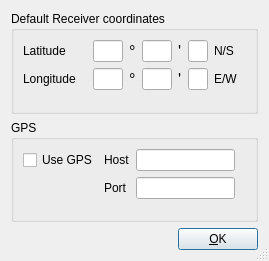
<?xml version="1.0" encoding="UTF-8"?>
<ui version="4.0">
 <class>CGeneralSettingsDlgBase</class>
 <widget class="QDialog" name="CGeneralSettingsDlgBase">
  <property name="windowModality">
   <enum>Qt::ApplicationModal</enum>
  </property>
  <property name="geometry">
   <rect>
    <x>0</x>
    <y>0</y>
    <width>269</width>
    <height>261</height>
   </rect>
  </property>
  <property name="sizePolicy">
   <sizepolicy hsizetype="Preferred" vsizetype="Preferred">
    <horstretch>0</horstretch>
    <verstretch>0</verstretch>
   </sizepolicy>
  </property>
  <property name="cursor">
   <cursorShape>ArrowCursor</cursorShape>
  </property>
  <property name="windowTitle">
   <string>General settings</string>
  </property>
  <property name="windowIcon">
   <iconset resource="res/icons.qrc">
    <normaloff>:/icons/MainIcon.svg</normaloff>:/icons/MainIcon.svg</iconset>
  </property>
  <property name="sizeGripEnabled">
   <bool>true</bool>
  </property>
  <layout class="QVBoxLayout" name="verticalLayout_3">
   <item>
    <widget class="QGroupBox" name="GroupReceiverCoord">
     <property name="sizePolicy">
      <sizepolicy hsizetype="Preferred" vsizetype="Expanding">
       <horstretch>0</horstretch>
       <verstretch>0</verstretch>
      </sizepolicy>
     </property>
     <property name="minimumSize">
      <size>
       <width>0</width>
       <height>0</height>
      </size>
     </property>
     <property name="title">
      <string>Default Receiver coordinates</string>
     </property>
     <layout class="QVBoxLayout" name="verticalLayout">
      <item>
       <layout class="QHBoxLayout">
        <property name="spacing">
         <number>6</number>
        </property>
        <property name="margin">
         <number>0</number>
        </property>
        <item>
         <widget class="QLabel" name="TextLatitude">
          <property name="minimumSize">
           <size>
            <width>64</width>
            <height>0</height>
           </size>
          </property>
          <property name="text">
           <string>Latitude</string>
          </property>
          <property name="wordWrap">
           <bool>false</bool>
          </property>
         </widget>
        </item>
        <item>
         <widget class="QLineEdit" name="EdtLatitudeDegrees">
          <property name="sizePolicy">
           <sizepolicy hsizetype="Fixed" vsizetype="Fixed">
            <horstretch>0</horstretch>
            <verstretch>0</verstretch>
           </sizepolicy>
          </property>
          <property name="maximumSize">
           <size>
            <width>30</width>
            <height>32767</height>
           </size>
          </property>
          <property name="text">
           <string/>
          </property>
          <property name="maxLength">
           <number>2</number>
          </property>
         </widget>
        </item>
        <item>
         <widget class="QLabel" name="TextDegLat">
          <property name="font">
           <font>
            <pointsize>12</pointsize>
           </font>
          </property>
          <property name="text">
           <string>°</string>
          </property>
          <property name="wordWrap">
           <bool>false</bool>
          </property>
         </widget>
        </item>
        <item>
         <widget class="QLineEdit" name="EdtLatitudeMinutes">
          <property name="sizePolicy">
           <sizepolicy hsizetype="Minimum" vsizetype="Minimum">
            <horstretch>0</horstretch>
            <verstretch>0</verstretch>
           </sizepolicy>
          </property>
          <property name="maximumSize">
           <size>
            <width>30</width>
            <height>32767</height>
           </size>
          </property>
          <property name="text">
           <string/>
          </property>
          <property name="maxLength">
           <number>2</number>
          </property>
         </widget>
        </item>
        <item>
         <widget class="QLabel" name="TextMinutesLat">
          <property name="font">
           <font>
            <pointsize>12</pointsize>
           </font>
          </property>
          <property name="text">
           <string>'</string>
          </property>
          <property name="wordWrap">
           <bool>false</bool>
          </property>
         </widget>
        </item>
        <item>
         <widget class="QLineEdit" name="EdtLatitudeNS">
          <property name="sizePolicy">
           <sizepolicy hsizetype="Minimum" vsizetype="Minimum">
            <horstretch>0</horstretch>
            <verstretch>0</verstretch>
           </sizepolicy>
          </property>
          <property name="maximumSize">
           <size>
            <width>20</width>
            <height>32767</height>
           </size>
          </property>
          <property name="text">
           <string/>
          </property>
          <property name="maxLength">
           <number>1</number>
          </property>
         </widget>
        </item>
        <item>
         <widget class="QLabel" name="TextNS">
          <property name="minimumSize">
           <size>
            <width>0</width>
            <height>0</height>
           </size>
          </property>
          <property name="text">
           <string>N/S</string>
          </property>
          <property name="wordWrap">
           <bool>false</bool>
          </property>
         </widget>
        </item>
        <item>
         <spacer name="Spacer10_2">
          <property name="orientation">
           <enum>Qt::Horizontal</enum>
          </property>
          <property name="sizeType">
           <enum>QSizePolicy::Expanding</enum>
          </property>
          <property name="sizeHint" stdset="0">
           <size>
            <width>20</width>
            <height>20</height>
           </size>
          </property>
         </spacer>
        </item>
       </layout>
      </item>
      <item>
       <layout class="QHBoxLayout">
        <property name="spacing">
         <number>6</number>
        </property>
        <property name="margin">
         <number>0</number>
        </property>
        <item>
         <widget class="QLabel" name="TextLongitude">
          <property name="minimumSize">
           <size>
            <width>64</width>
            <height>0</height>
           </size>
          </property>
          <property name="text">
           <string>Longitude</string>
          </property>
          <property name="wordWrap">
           <bool>false</bool>
          </property>
         </widget>
        </item>
        <item>
         <widget class="QLineEdit" name="EdtLongitudeDegrees">
          <property name="sizePolicy">
           <sizepolicy hsizetype="Minimum" vsizetype="Minimum">
            <horstretch>0</horstretch>
            <verstretch>0</verstretch>
           </sizepolicy>
          </property>
          <property name="maximumSize">
           <size>
            <width>30</width>
            <height>32767</height>
           </size>
          </property>
          <property name="text">
           <string/>
          </property>
          <property name="maxLength">
           <number>3</number>
          </property>
         </widget>
        </item>
        <item>
         <widget class="QLabel" name="TextDegLong">
          <property name="font">
           <font>
            <pointsize>12</pointsize>
           </font>
          </property>
          <property name="text">
           <string>°</string>
          </property>
          <property name="wordWrap">
           <bool>false</bool>
          </property>
         </widget>
        </item>
        <item>
         <widget class="QLineEdit" name="EdtLongitudeMinutes">
          <property name="sizePolicy">
           <sizepolicy hsizetype="Minimum" vsizetype="Minimum">
            <horstretch>0</horstretch>
            <verstretch>0</verstretch>
           </sizepolicy>
          </property>
          <property name="maximumSize">
           <size>
            <width>30</width>
            <height>32767</height>
           </size>
          </property>
          <property name="text">
           <string/>
          </property>
          <property name="maxLength">
           <number>2</number>
          </property>
         </widget>
        </item>
        <item>
         <widget class="QLabel" name="TextMinutesLong">
          <property name="font">
           <font>
            <pointsize>12</pointsize>
           </font>
          </property>
          <property name="text">
           <string>'</string>
          </property>
          <property name="wordWrap">
           <bool>false</bool>
          </property>
         </widget>
        </item>
        <item>
         <widget class="QLineEdit" name="EdtLongitudeEW">
          <property name="sizePolicy">
           <sizepolicy hsizetype="Minimum" vsizetype="Minimum">
            <horstretch>0</horstretch>
            <verstretch>0</verstretch>
           </sizepolicy>
          </property>
          <property name="maximumSize">
           <size>
            <width>20</width>
            <height>32767</height>
           </size>
          </property>
          <property name="text">
           <string/>
          </property>
          <property name="maxLength">
           <number>1</number>
          </property>
         </widget>
        </item>
        <item>
         <widget class="QLabel" name="TextEW">
          <property name="minimumSize">
           <size>
            <width>0</width>
            <height>0</height>
           </size>
          </property>
          <property name="text">
           <string>E/W</string>
          </property>
          <property name="wordWrap">
           <bool>false</bool>
          </property>
         </widget>
        </item>
        <item>
         <spacer name="Spacer10">
          <property name="orientation">
           <enum>Qt::Horizontal</enum>
          </property>
          <property name="sizeType">
           <enum>QSizePolicy::Expanding</enum>
          </property>
          <property name="sizeHint" stdset="0">
           <size>
            <width>20</width>
            <height>20</height>
           </size>
          </property>
         </spacer>
        </item>
       </layout>
      </item>
      <item>
       <spacer name="verticalSpacer">
        <property name="orientation">
         <enum>Qt::Vertical</enum>
        </property>
        <property name="sizeHint" stdset="0">
         <size>
          <width>20</width>
          <height>3</height>
         </size>
        </property>
       </spacer>
      </item>
     </layout>
    </widget>
   </item>
   <item>
    <widget class="QGroupBox" name="GroupGPS">
     <property name="title">
      <string>GPS</string>
     </property>
     <layout class="QVBoxLayout" name="verticalLayout_2">
      <item>
       <layout class="QGridLayout">
        <property name="margin">
         <number>0</number>
        </property>
        <property name="spacing">
         <number>6</number>
        </property>
        <item row="0" column="0">
         <widget class="QCheckBox" name="CheckBoxUseGPS">
          <property name="text">
           <string>Use GPS</string>
          </property>
         </widget>
        </item>
        <item row="1" column="2">
         <widget class="QLineEdit" name="LineEditGPSPort"/>
        </item>
        <item row="0" column="2">
         <widget class="QLineEdit" name="LineEditGPSHost"/>
        </item>
        <item row="1" column="3">
         <spacer name="Spacer6">
          <property name="orientation">
           <enum>Qt::Horizontal</enum>
          </property>
          <property name="sizeType">
           <enum>QSizePolicy::Expanding</enum>
          </property>
          <property name="sizeHint" stdset="0">
           <size>
            <width>20</width>
            <height>20</height>
           </size>
          </property>
         </spacer>
        </item>
        <item row="1" column="0">
         <spacer name="Spacer4">
          <property name="orientation">
           <enum>Qt::Horizontal</enum>
          </property>
          <property name="sizeType">
           <enum>QSizePolicy::Expanding</enum>
          </property>
          <property name="sizeHint" stdset="0">
           <size>
            <width>20</width>
            <height>20</height>
           </size>
          </property>
         </spacer>
        </item>
        <item row="0" column="3">
         <spacer name="Spacer5_2">
          <property name="orientation">
           <enum>Qt::Horizontal</enum>
          </property>
          <property name="sizeType">
           <enum>QSizePolicy::Expanding</enum>
          </property>
          <property name="sizeHint" stdset="0">
           <size>
            <width>20</width>
            <height>20</height>
           </size>
          </property>
         </spacer>
        </item>
        <item row="0" column="1">
         <widget class="QLabel" name="GPSHost">
          <property name="text">
           <string>Host</string>
          </property>
          <property name="wordWrap">
           <bool>false</bool>
          </property>
         </widget>
        </item>
        <item row="1" column="1">
         <widget class="QLabel" name="GPSPort">
          <property name="text">
           <string>Port</string>
          </property>
          <property name="wordWrap">
           <bool>false</bool>
          </property>
         </widget>
        </item>
       </layout>
      </item>
      <item>
       <spacer name="verticalSpacer_2">
        <property name="orientation">
         <enum>Qt::Vertical</enum>
        </property>
        <property name="sizeHint" stdset="0">
         <size>
          <width>20</width>
          <height>4</height>
         </size>
        </property>
       </spacer>
      </item>
     </layout>
    </widget>
   </item>
   <item>
    <layout class="QHBoxLayout" name="horizontalLayout">
     <item>
      <spacer name="Spacer5">
       <property name="orientation">
        <enum>Qt::Horizontal</enum>
       </property>
       <property name="sizeType">
        <enum>QSizePolicy::Expanding</enum>
       </property>
       <property name="sizeHint" stdset="0">
        <size>
         <width>20</width>
         <height>20</height>
        </size>
       </property>
      </spacer>
     </item>
     <item>
      <widget class="QPushButton" name="buttonOk">
       <property name="text">
        <string>&amp;OK</string>
       </property>
       <property name="autoDefault">
        <bool>false</bool>
       </property>
       <property name="default">
        <bool>true</bool>
       </property>
      </widget>
     </item>
    </layout>
   </item>
  </layout>
 </widget>
 <tabstops>
  <tabstop>EdtLatitudeDegrees</tabstop>
  <tabstop>EdtLatitudeMinutes</tabstop>
  <tabstop>EdtLatitudeNS</tabstop>
  <tabstop>EdtLongitudeDegrees</tabstop>
  <tabstop>EdtLongitudeMinutes</tabstop>
  <tabstop>EdtLongitudeEW</tabstop>
  <tabstop>buttonOk</tabstop>
 </tabstops>
 <resources>
  <include location="res/icons.qrc"/>
 </resources>
 <connections/>
</ui>
